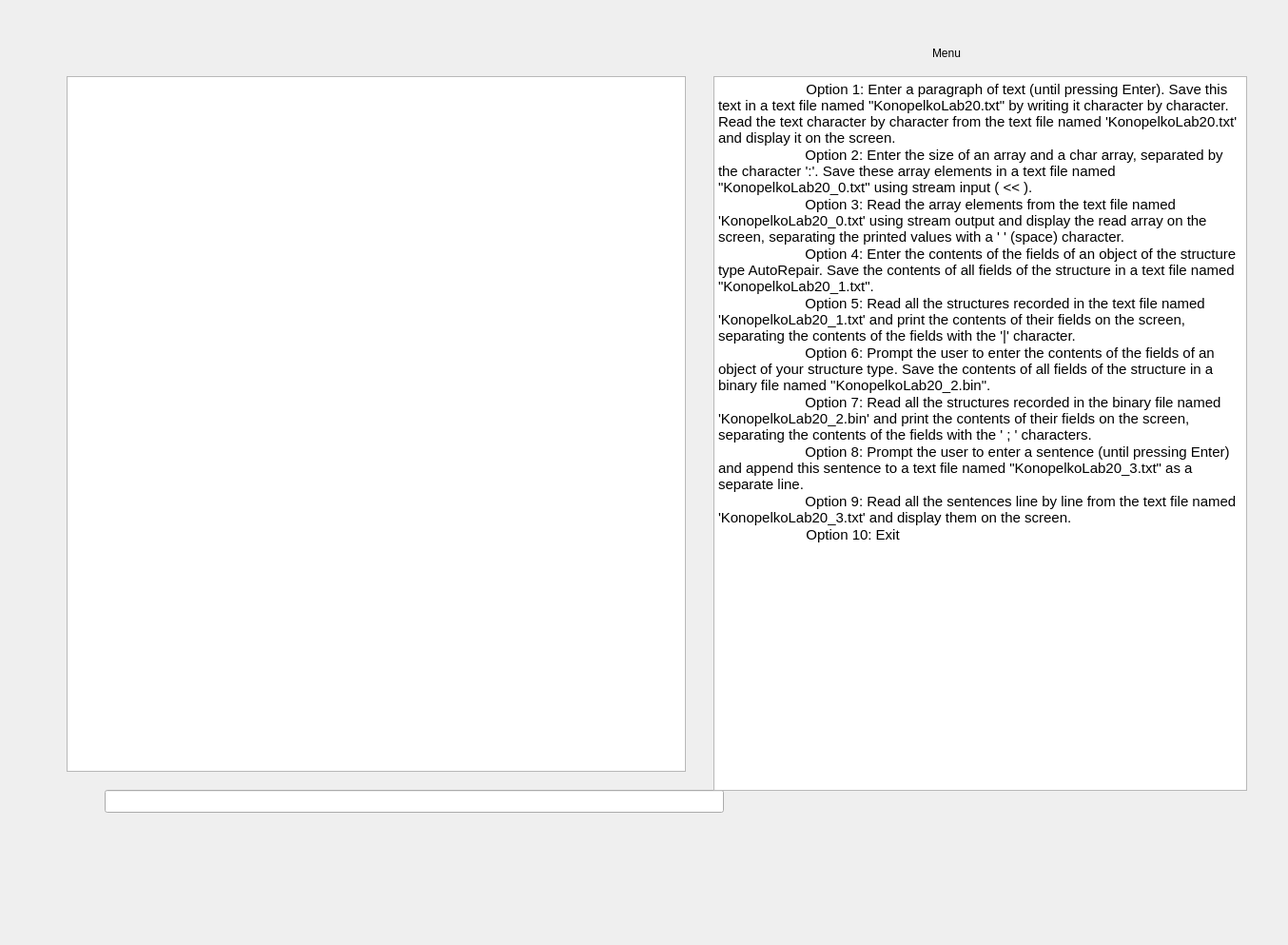
<?xml version="1.0" encoding="UTF-8"?>
<ui version="4.0">
 <class>MainWindow</class>
 <widget class="QMainWindow" name="MainWindow">
  <property name="geometry">
   <rect>
    <x>0</x>
    <y>0</y>
    <width>1354</width>
    <height>993</height>
   </rect>
  </property>
  <property name="windowTitle">
   <string>MainWindow</string>
  </property>
  <widget class="QWidget" name="centralwidget">
   <widget class="QLineEdit" name="lineEdit">
    <property name="geometry">
     <rect>
      <x>110</x>
      <y>830</y>
      <width>651</width>
      <height>24</height>
     </rect>
    </property>
    <property name="readOnly">
     <bool>true</bool>
    </property>
   </widget>
   <widget class="QTextEdit" name="textEdit">
    <property name="geometry">
     <rect>
      <x>70</x>
      <y>80</y>
      <width>651</width>
      <height>731</height>
     </rect>
    </property>
    <property name="readOnly">
     <bool>true</bool>
    </property>
   </widget>
   <widget class="QTextEdit" name="textEdit_2">
    <property name="geometry">
     <rect>
      <x>750</x>
      <y>80</y>
      <width>561</width>
      <height>751</height>
     </rect>
    </property>
    <property name="font">
     <font>
      <pointsize>15</pointsize>
     </font>
    </property>
    <property name="readOnly">
     <bool>true</bool>
    </property>
    <property name="html">
     <string>&lt;!DOCTYPE HTML PUBLIC &quot;-//W3C//DTD HTML 4.0//EN&quot; &quot;http://www.w3.org/TR/REC-html40/strict.dtd&quot;&gt;
&lt;html&gt;&lt;head&gt;&lt;meta name=&quot;qrichtext&quot; content=&quot;1&quot; /&gt;&lt;meta charset=&quot;utf-8&quot; /&gt;&lt;style type=&quot;text/css&quot;&gt;
p, li { white-space: pre-wrap; }
hr { height: 1px; border-width: 0; }
li.unchecked::marker { content: &quot;\2610&quot;; }
li.checked::marker { content: &quot;\2612&quot;; }
&lt;/style&gt;&lt;/head&gt;&lt;body style=&quot; font-family:'Ubuntu'; font-size:15pt; font-weight:400; font-style:normal;&quot;&gt;
&lt;p style=&quot; margin-top:0px; margin-bottom:0px; margin-left:0px; margin-right:0px; -qt-block-indent:0; text-indent:0px;&quot;&gt;&lt;span style=&quot; font-size:11pt;&quot;&gt;	   Option 1: Enter a paragraph of text (until pressing Enter). Save this text in a text file named &amp;quot;KonopelkoLab20.txt&amp;quot; by writing it character by character. Read the text character by character from the text file named 'KonopelkoLab20.txt' and display it on the screen.&lt;/span&gt;&lt;/p&gt;
&lt;p style=&quot; margin-top:0px; margin-bottom:0px; margin-left:0px; margin-right:0px; -qt-block-indent:0; text-indent:0px;&quot;&gt;&lt;span style=&quot; font-size:11pt;&quot;&gt;                      Option 2: Enter the size of an array and a char array, separated by the character ':'. Save these array elements in a text file named &amp;quot;KonopelkoLab20_0.txt&amp;quot; using stream input ( &amp;lt;&amp;lt; ).&lt;/span&gt;&lt;/p&gt;
&lt;p style=&quot; margin-top:0px; margin-bottom:0px; margin-left:0px; margin-right:0px; -qt-block-indent:0; text-indent:0px;&quot;&gt;&lt;span style=&quot; font-size:11pt;&quot;&gt;                      Option 3: Read the array elements from the text file named 'KonopelkoLab20_0.txt' using stream output and display the read array on the screen, separating the printed values with a ' ' (space) character.&lt;/span&gt;&lt;/p&gt;
&lt;p style=&quot; margin-top:0px; margin-bottom:0px; margin-left:0px; margin-right:0px; -qt-block-indent:0; text-indent:0px;&quot;&gt;&lt;span style=&quot; font-size:11pt;&quot;&gt;                      Option 4: Enter the contents of the fields of an object of the structure type AutoRepair. Save the contents of all fields of the structure in a text file named &amp;quot;KonopelkoLab20_1.txt&amp;quot;.&lt;/span&gt;&lt;/p&gt;
&lt;p style=&quot; margin-top:0px; margin-bottom:0px; margin-left:0px; margin-right:0px; -qt-block-indent:0; text-indent:0px;&quot;&gt;&lt;span style=&quot; font-size:11pt;&quot;&gt;                      Option 5: Read all the structures recorded in the text file named 'KonopelkoLab20_1.txt' and print the contents of their fields on the screen, separating the contents of the fields with the '|' character.&lt;/span&gt;&lt;/p&gt;
&lt;p style=&quot; margin-top:0px; margin-bottom:0px; margin-left:0px; margin-right:0px; -qt-block-indent:0; text-indent:0px;&quot;&gt;&lt;span style=&quot; font-size:11pt;&quot;&gt;                      Option 6: Prompt the user to enter the contents of the fields of an object of your structure type. Save the contents of all fields of the structure in a binary file named &amp;quot;KonopelkoLab20_2.bin&amp;quot;.&lt;/span&gt;&lt;/p&gt;
&lt;p style=&quot; margin-top:0px; margin-bottom:0px; margin-left:0px; margin-right:0px; -qt-block-indent:0; text-indent:0px;&quot;&gt;&lt;span style=&quot; font-size:11pt;&quot;&gt;                      Option 7: Read all the structures recorded in the binary file named 'KonopelkoLab20_2.bin' and print the contents of their fields on the screen, separating the contents of the fields with the ' ; ' characters.&lt;/span&gt;&lt;/p&gt;
&lt;p style=&quot; margin-top:0px; margin-bottom:0px; margin-left:0px; margin-right:0px; -qt-block-indent:0; text-indent:0px;&quot;&gt;&lt;span style=&quot; font-size:11pt;&quot;&gt;                      Option 8: Prompt the user to enter a sentence (until pressing Enter) and append this sentence to a text file named &amp;quot;KonopelkoLab20_3.txt&amp;quot; as a separate line.&lt;/span&gt;&lt;/p&gt;
&lt;p style=&quot; margin-top:0px; margin-bottom:0px; margin-left:0px; margin-right:0px; -qt-block-indent:0; text-indent:0px;&quot;&gt;&lt;span style=&quot; font-size:11pt;&quot;&gt;                      Option 9: Read all the sentences line by line from the text file named 'KonopelkoLab20_3.txt' and display them on the screen.&lt;/span&gt;&lt;/p&gt;
&lt;p style=&quot; margin-top:0px; margin-bottom:0px; margin-left:0px; margin-right:0px; -qt-block-indent:0; text-indent:0px;&quot;&gt;&lt;span style=&quot; font-size:11pt;&quot;&gt;              	   Option 10: Exit&lt;/span&gt;&lt;/p&gt;&lt;/body&gt;&lt;/html&gt;</string>
    </property>
   </widget>
   <widget class="QLabel" name="label">
    <property name="geometry">
     <rect>
      <x>980</x>
      <y>40</y>
      <width>101</width>
      <height>31</height>
     </rect>
    </property>
    <property name="styleSheet">
     <string notr="true"/>
    </property>
    <property name="text">
     <string>Menu</string>
    </property>
   </widget>
  </widget>
 </widget>
 <resources/>
 <connections/>
</ui>
